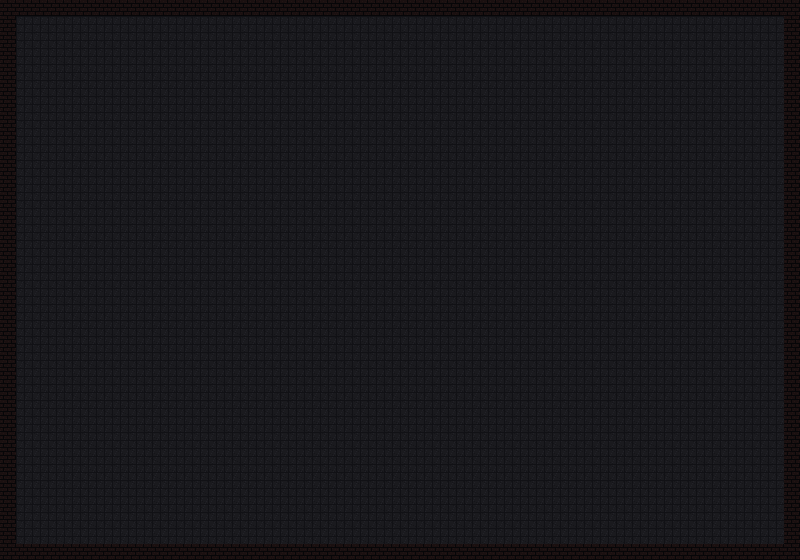

Rendered tile map (Tiled .tmx) drawn with the repository's tilesets; below, a short description and the full map source, tile grids included:
An orthogonal 50x35 tile map with 16x16 px tiles, 1 tile layer (tiles).

<map version="1.10" orientation="orthogonal" renderorder="right-down" width="50" height="35" tilewidth="16" tileheight="16" infinite="0">
 <tileset firstgid="1" name="tiles" tilewidth="16" tileheight="16" tilecount="3" columns="3">
  <image source="../tiles/tileset.png" width="48" height="16" />
 </tileset>
 <layer id="1" name="tiles" width="50" height="35">
  <data encoding="csv">
2,2,2,2,2,2,2,2,2,2,2,2,2,2,2,2,2,2,2,2,2,2,2,2,2,2,2,2,2,2,2,2,2,2,2,2,2,2,2,2,2,2,2,2,2,2,2,2,2,2,
2,1,1,1,1,1,1,1,1,1,1,1,1,1,1,1,1,1,1,1,1,1,1,1,1,1,1,1,1,1,1,1,1,1,1,1,1,1,1,1,1,1,1,1,1,1,1,1,1,2,
2,1,1,1,1,1,1,1,1,1,1,1,1,1,1,1,1,1,1,1,1,1,1,1,1,1,1,1,1,1,1,1,1,1,1,1,1,1,1,1,1,1,1,1,1,1,1,1,1,2,
2,1,1,1,1,1,1,1,1,1,1,1,1,1,1,1,1,1,1,1,1,1,1,1,1,1,1,1,1,1,1,1,1,1,1,1,1,1,1,1,1,1,1,1,1,1,1,1,1,2,
2,1,1,1,1,1,1,1,1,1,1,1,1,1,1,1,1,1,1,1,1,1,1,1,1,1,1,1,1,1,1,1,1,1,1,1,1,1,1,1,1,1,1,1,1,1,1,1,1,2,
2,1,1,1,1,1,1,1,1,1,1,1,1,1,1,1,1,1,1,1,1,1,1,1,1,1,1,1,1,1,1,1,1,1,1,1,1,1,1,1,1,1,1,1,1,1,1,1,1,2,
2,1,1,1,1,1,1,1,1,1,1,1,1,1,1,1,1,1,1,1,1,1,1,1,1,1,1,1,1,1,1,1,1,1,1,1,1,1,1,1,1,1,1,1,1,1,1,1,1,2,
2,1,1,1,1,1,1,1,1,1,1,1,1,1,1,1,1,1,1,1,1,1,1,1,1,1,1,1,1,1,1,1,1,1,1,1,1,1,1,1,1,1,1,1,1,1,1,1,1,2,
2,1,1,1,1,1,1,1,1,1,1,1,1,1,1,1,1,1,1,1,1,1,1,1,1,1,1,1,1,1,1,1,1,1,1,1,1,1,1,1,1,1,1,1,1,1,1,1,1,2,
2,1,1,1,1,1,1,1,1,1,1,1,1,1,1,1,1,1,1,1,1,1,1,1,1,1,1,1,1,1,1,1,1,1,1,1,1,1,1,1,1,1,1,1,1,1,1,1,1,2,
2,1,1,1,1,1,1,1,1,1,1,1,1,1,1,1,1,1,1,1,1,1,1,1,1,1,1,1,1,1,1,1,1,1,1,1,1,1,1,1,1,1,1,1,1,1,1,1,1,2,
2,1,1,1,1,1,1,1,1,1,1,1,1,1,1,1,1,1,1,1,1,1,1,1,1,1,1,1,1,1,1,1,1,1,1,1,1,1,1,1,1,1,1,1,1,1,1,1,1,2,
2,1,1,1,1,1,1,1,1,1,1,1,1,1,1,1,1,1,1,1,1,1,1,1,1,1,1,1,1,1,1,1,1,1,1,1,1,1,1,1,1,1,1,1,1,1,1,1,1,2,
2,1,1,1,1,1,1,1,1,1,1,1,1,1,1,1,1,1,1,1,1,1,1,1,1,1,1,1,1,1,1,1,1,1,1,1,1,1,1,1,1,1,1,1,1,1,1,1,1,2,
2,1,1,1,1,1,1,1,1,1,1,1,1,1,1,1,1,1,1,1,1,1,1,1,1,1,1,1,1,1,1,1,1,1,1,1,1,1,1,1,1,1,1,1,1,1,1,1,1,2,
2,1,1,1,1,1,1,1,1,1,1,1,1,1,1,1,1,1,1,1,1,1,1,1,1,1,1,1,1,1,1,1,1,1,1,1,1,1,1,1,1,1,1,1,1,1,1,1,1,2,
2,1,1,1,1,1,1,1,1,1,1,1,1,1,1,1,1,1,1,1,1,1,1,1,1,1,1,1,1,1,1,1,1,1,1,1,1,1,1,1,1,1,1,1,1,1,1,1,1,2,
2,1,1,1,1,1,1,1,1,1,1,1,1,1,1,1,1,1,1,1,1,1,1,1,1,1,1,1,1,1,1,1,1,1,1,1,1,1,1,1,1,1,1,1,1,1,1,1,1,2,
2,1,1,1,1,1,1,1,1,1,1,1,1,1,1,1,1,1,1,1,1,1,1,1,1,1,1,1,1,1,1,1,1,1,1,1,1,1,1,1,1,1,1,1,1,1,1,1,1,2,
2,1,1,1,1,1,1,1,1,1,1,1,1,1,1,1,1,1,1,1,1,1,1,1,1,1,1,1,1,1,1,1,1,1,1,1,1,1,1,1,1,1,1,1,1,1,1,1,1,2,
2,1,1,1,1,1,1,1,1,1,1,1,1,1,1,1,1,1,1,1,1,1,1,1,1,1,1,1,1,1,1,1,1,1,1,1,1,1,1,1,1,1,1,1,1,1,1,1,1,2,
2,1,1,1,1,1,1,1,1,1,1,1,1,1,1,1,1,1,1,1,1,1,1,1,1,1,1,1,1,1,1,1,1,1,1,1,1,1,1,1,1,1,1,1,1,1,1,1,1,2,
2,1,1,1,1,1,1,1,1,1,1,1,1,1,1,1,1,1,1,1,1,1,1,1,1,1,1,1,1,1,1,1,1,1,1,1,1,1,1,1,1,1,1,1,1,1,1,1,1,2,
2,1,1,1,1,1,1,1,1,1,1,1,1,1,1,1,1,1,1,1,1,1,1,1,1,1,1,1,1,1,1,1,1,1,1,1,1,1,1,1,1,1,1,1,1,1,1,1,1,2,
2,1,1,1,1,1,1,1,1,1,1,1,1,1,1,1,1,1,1,1,1,1,1,1,1,1,1,1,1,1,1,1,1,1,1,1,1,1,1,1,1,1,1,1,1,1,1,1,1,2,
2,1,1,1,1,1,1,1,1,1,1,1,1,1,1,1,1,1,1,1,1,1,1,1,1,1,1,1,1,1,1,1,1,1,1,1,1,1,1,1,1,1,1,1,1,1,1,1,1,2,
2,1,1,1,1,1,1,1,1,1,1,1,1,1,1,1,1,1,1,1,1,1,1,1,1,1,1,1,1,1,1,1,1,1,1,1,1,1,1,1,1,1,1,1,1,1,1,1,1,2,
2,1,1,1,1,1,1,1,1,1,1,1,1,1,1,1,1,1,1,1,1,1,1,1,1,1,1,1,1,1,1,1,1,1,1,1,1,1,1,1,1,1,1,1,1,1,1,1,1,2,
2,1,1,1,1,1,1,1,1,1,1,1,1,1,1,1,1,1,1,1,1,1,1,1,1,1,1,1,1,1,1,1,1,1,1,1,1,1,1,1,1,1,1,1,1,1,1,1,1,2,
2,1,1,1,1,1,1,1,1,1,1,1,1,1,1,1,1,1,1,1,1,1,1,1,1,1,1,1,1,1,1,1,1,1,1,1,1,1,1,1,1,1,1,1,1,1,1,1,1,2,
2,1,1,1,1,1,1,1,1,1,1,1,1,1,1,1,1,1,1,1,1,1,1,1,1,1,1,1,1,1,1,1,1,1,1,1,1,1,1,1,1,1,1,1,1,1,1,1,1,2,
2,1,1,1,1,1,1,1,1,1,1,1,1,1,1,1,1,1,1,1,1,1,1,1,1,1,1,1,1,1,1,1,1,1,1,1,1,1,1,1,1,1,1,1,1,1,1,1,1,2,
2,1,1,1,1,1,1,1,1,1,1,1,1,1,1,1,1,1,1,1,1,1,1,1,1,1,1,1,1,1,1,1,1,1,1,1,1,1,1,1,1,1,1,1,1,1,1,1,1,2,
2,1,1,1,1,1,1,1,1,1,1,1,1,1,1,1,1,1,1,1,1,1,1,1,1,1,1,1,1,1,1,1,1,1,1,1,1,1,1,1,1,1,1,1,1,1,1,1,1,2,
2,2,2,2,2,2,2,2,2,2,2,2,2,2,2,2,2,2,2,2,2,2,2,2,2,2,2,2,2,2,2,2,2,2,2,2,2,2,2,2,2,2,2,2,2,2,2,2,2,2
  </data>
 </layer>
</map>
